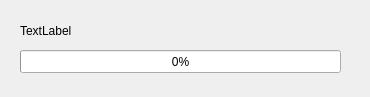
<?xml version="1.0" encoding="UTF-8"?>
<ui version="4.0">
 <class>Dialog</class>
 <widget class="QDialog" name="Dialog">
  <property name="geometry">
   <rect>
    <x>0</x>
    <y>0</y>
    <width>370</width>
    <height>97</height>
   </rect>
  </property>
  <property name="windowTitle">
   <string>Reporting Progress</string>
  </property>
  <property name="modal">
   <bool>true</bool>
  </property>
  <widget class="QProgressBar" name="progressBar">
   <property name="geometry">
    <rect>
     <x>20</x>
     <y>50</y>
     <width>321</width>
     <height>23</height>
    </rect>
   </property>
   <property name="value">
    <number>0</number>
   </property>
  </widget>
  <widget class="QLabel" name="label_status">
   <property name="geometry">
    <rect>
     <x>20</x>
     <y>20</y>
     <width>331</width>
     <height>21</height>
    </rect>
   </property>
   <property name="text">
    <string>TextLabel</string>
   </property>
  </widget>
 </widget>
 <resources/>
 <connections/>
</ui>
